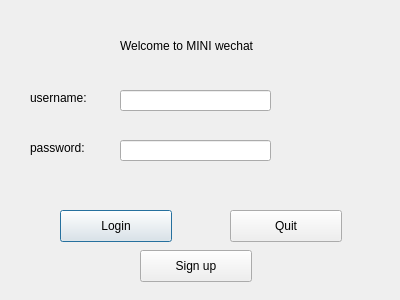
<?xml version="1.0" encoding="UTF-8"?>
<ui version="4.0">
 <class>loginclient</class>
 <widget class="QDialog" name="loginclient">
  <property name="geometry">
   <rect>
    <x>0</x>
    <y>0</y>
    <width>400</width>
    <height>300</height>
   </rect>
  </property>
  <property name="windowTitle">
   <string>Dialog</string>
  </property>
  <widget class="QLabel" name="label">
   <property name="geometry">
    <rect>
     <x>120</x>
     <y>30</y>
     <width>151</width>
     <height>31</height>
    </rect>
   </property>
   <property name="text">
    <string>Welcome to MINI wechat</string>
   </property>
  </widget>
  <widget class="QLineEdit" name="userlineEdit">
   <property name="geometry">
    <rect>
     <x>120</x>
     <y>90</y>
     <width>151</width>
     <height>21</height>
    </rect>
   </property>
  </widget>
  <widget class="QLineEdit" name="pwdlineEdit">
   <property name="geometry">
    <rect>
     <x>120</x>
     <y>140</y>
     <width>151</width>
     <height>21</height>
    </rect>
   </property>
  </widget>
  <widget class="QPushButton" name="loginbtn">
   <property name="geometry">
    <rect>
     <x>60</x>
     <y>210</y>
     <width>112</width>
     <height>32</height>
    </rect>
   </property>
   <property name="text">
    <string>Login</string>
   </property>
  </widget>
  <widget class="QPushButton" name="quitbtn">
   <property name="geometry">
    <rect>
     <x>230</x>
     <y>210</y>
     <width>112</width>
     <height>32</height>
    </rect>
   </property>
   <property name="text">
    <string>Quit</string>
   </property>
  </widget>
  <widget class="QLabel" name="label_2">
   <property name="geometry">
    <rect>
     <x>30</x>
     <y>90</y>
     <width>71</width>
     <height>16</height>
    </rect>
   </property>
   <property name="text">
    <string>username:</string>
   </property>
  </widget>
  <widget class="QLabel" name="label_3">
   <property name="geometry">
    <rect>
     <x>30</x>
     <y>140</y>
     <width>71</width>
     <height>16</height>
    </rect>
   </property>
   <property name="text">
    <string>password:</string>
   </property>
  </widget>
  <widget class="QPushButton" name="signpushButton">
   <property name="geometry">
    <rect>
     <x>140</x>
     <y>250</y>
     <width>112</width>
     <height>32</height>
    </rect>
   </property>
   <property name="text">
    <string>Sign up</string>
   </property>
  </widget>
 </widget>
 <resources/>
 <connections/>
</ui>
